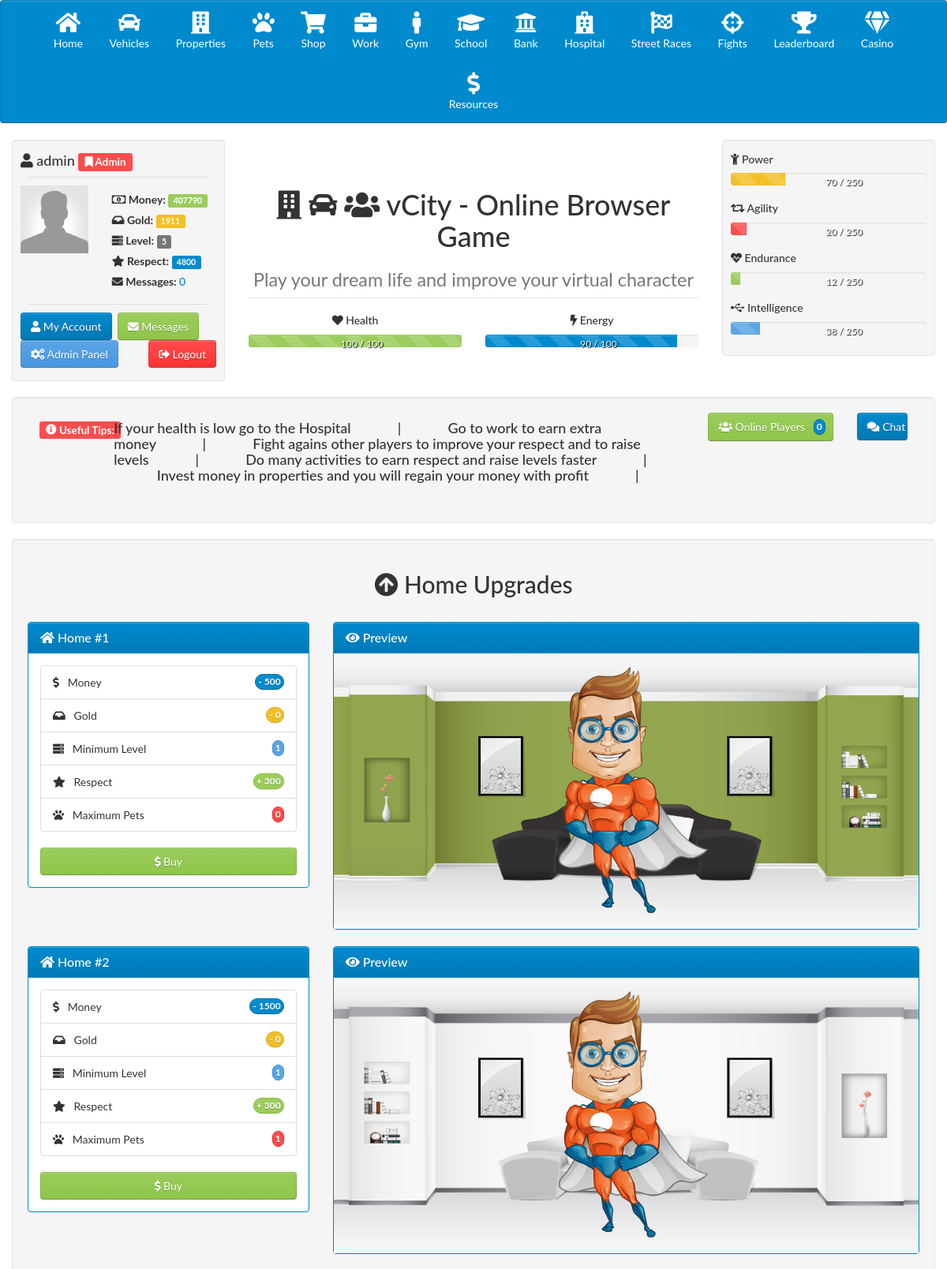
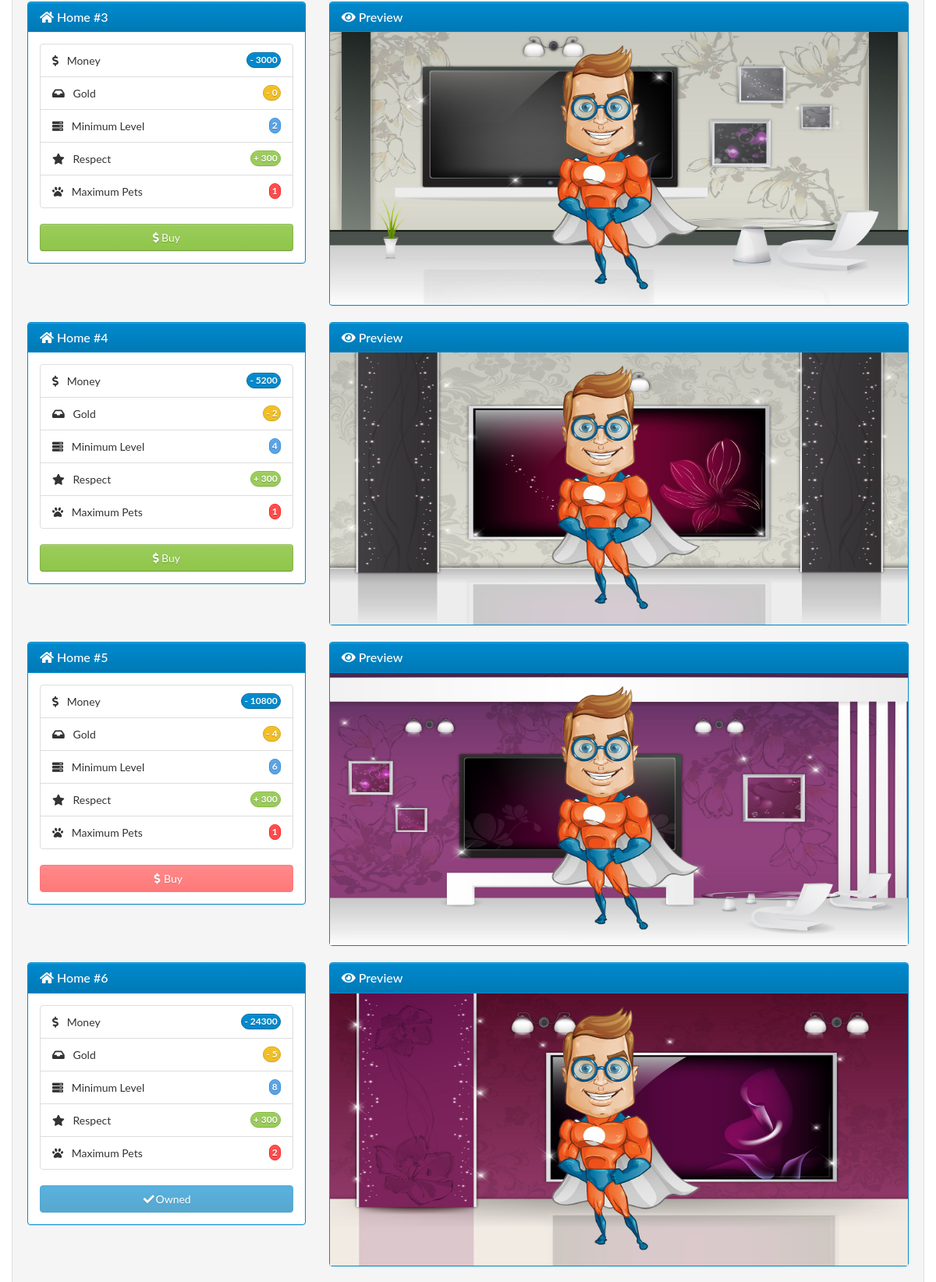
Page /home-upgrades.php (signed in, upper part) on the committed database (2 pictures, top to bottom).
### tables this page shows
CREATE TABLE `players` (
  `id` int(11) NOT NULL,
  `username` varchar(255) NOT NULL,
  `password` varchar(255) NOT NULL,
  `email` varchar(255) NOT NULL,
  `avatar` varchar(255) NOT NULL DEFAULT 'images/icons/default-avatar.jpg',
  `role` varchar(255) NOT NULL DEFAULT 'Player',
  `level` int(11) NOT NULL DEFAULT '1',
  `money` int(11) NOT NULL DEFAULT '1500',
  `gold` int(11) NOT NULL DEFAULT '20',
  `respect` int(11) NOT NULL DEFAULT '0',
  `health` int(11) NOT NULL DEFAULT '100',
  `energy` int(11) NOT NULL DEFAULT '100',
  `power` int(11) NOT NULL DEFAULT '0',
  `agility` int(11) NOT NULL DEFAULT '0',
  `endurance` int(11) NOT NULL DEFAULT '0',
  `intelligence` int(11) NOT NULL DEFAULT '0',
  `character_id` int(11) NOT NULL DEFAULT '0',
  `home_id` int(11) NOT NULL DEFAULT '1',
  `garage_id` int(11) NOT NULL DEFAULT '0',
  `hangar_id` int(11) NOT NULL DEFAULT '0',
  `quay_id` int(11) NOT NULL DEFAULT '0',
  `bank` int(11) NOT NULL DEFAULT '0',
  `spins` int(11) NOT NULL DEFAULT '2',
  `theme` int(11) NOT NULL DEFAULT '1',
  `language` varchar(255) NOT NULL,
  `timeonline` varchar(255) NOT NULL
);

CREATE TABLE `settings` (
  `id` int(11) NOT NULL,
  `title` varchar(255) NOT NULL DEFAULT 'vCity',
  `description` varchar(255) NOT NULL DEFAULT 'vCity - Online Browser Game',
  `keywords` varchar(255) NOT NULL DEFAULT 'online, browser, game, virtual, city, online game, browser game, players, vehicles, upgrades, items, characters',
  `startmoney` int(11) NOT NULL DEFAULT '1500',
  `startgold` int(11) NOT NULL DEFAULT '20',
  `paypal_email` varchar(255) NOT NULL,
  `about` text NOT NULL
);

CREATE TABLE `tips` (
  `id` int(11) NOT NULL,
  `tip` varchar(255) NOT NULL
);

CREATE TABLE `homes` (
  `id` int(11) NOT NULL,
  `image` varchar(255) NOT NULL DEFAULT 'images/backgrounds/homes/.jpg',
  `money` int(11) NOT NULL,
  `gold` int(11) NOT NULL DEFAULT '0',
  `min_level` int(11) NOT NULL DEFAULT '1',
  `respect` int(11) NOT NULL DEFAULT '300',
  `vip` varchar(3) NOT NULL DEFAULT 'No',
  `max_pets` int(11) NOT NULL DEFAULT '1'
);

CREATE TABLE `characters` (
  `id` int(11) NOT NULL,
  `name` varchar(255) NOT NULL,
  `image` varchar(255) NOT NULL DEFAULT 'assets/img/characters/female/',
  `category_id` int(11) NOT NULL DEFAULT '2',
  `power` varchar(3) NOT NULL DEFAULT '0',
  `agility` varchar(3) NOT NULL DEFAULT '0',
  `endurance` varchar(3) NOT NULL DEFAULT '0',
  `intelligence` varchar(3) NOT NULL DEFAULT '0'
);

### home-upgrades.php (the view, shortened to what the rows shown need)
<?php
require "core.php";
head();
$uname     = $_SESSION['username'];
$suser     = mysqli_query($connect, "SELECT * FROM `players` WHERE username='$uname' LIMIT 1");
$rowu      = mysqli_fetch_assoc($suser);
?>
<div class="col-md-12 well">
    <center><h2><i class="fa fa-arrow-circle-up"></i> <?php
echo lang_key("home-upgrades");
?></h2></center><br />
<?php
$character_id = $rowu['character_id'];
$queryc       = mysqli_query($connect, "SELECT * FROM `characters` WHERE id='$character_id' LIMIT 1");
$rowc         = mysqli_fetch_assoc($queryc);
$queryhu = mysqli_query($connect, "SELECT * FROM homes ORDER BY money ASC");
while ($rowhu = mysqli_fetch_assoc($queryhu)) {
?>
    <div class="row">
        <div class="col-md-4">
		    <div class="panel panel-primary">
                <div class="panel-heading">
                    <h3 class="panel-title"><i class="fa fa-home"></i> <?php
    echo lang_key("home1");
?> #<?php
    echo $rowhu['id'];
?> <?php
?></h3>
                </div>
                <div class="panel-body">
                    <ul class="list-group">
                        <li class="list-group-item">
                            <span class="badge badge-primary">- <?php
    echo $rowhu['money'];
?></span>
                            <i class="fa fa-dollar-sign"></i>&nbsp;&nbsp; <?php
    echo lang_key("money");
?>
                        </li>
                        <li class="list-group-item">
                            <span class="badge badge-warning">- <?php
    echo $rowhu['gold'];
?></span>
                            <i class="fa fa-inbox"></i>&nbsp;&nbsp; <?php
    echo lang_key("gold");
?>
                        </li>
                        <li class="list-group-item">
                            <span class="badge badge-info"><?php
    echo $rowhu['min_level'];
?></span>
                            <i class="fa fa-server"></i>&nbsp;&nbsp; <?php
    echo lang_key("min-level");
?>
                        </li>
						<li class="list-group-item">
                            <span class="badge badge-success">+ <?php
    echo $rowhu['respect'];
?></span>
                            <i class="fa fa-star"></i>&nbsp;&nbsp; <?php
    echo lang_key("respect");
?>
                        </li>
						<li class="list-group-item">
                            <span class="badge badge-danger"><?php
    echo $rowhu['max_pets'];
?></span>
                            <i class="fa fa-paw"></i>&nbsp;&nbsp; <?php
    echo lang_key("max-pets");
?>
                        </li>
                    </ul>
<?php
    if ($rowu['home_id'] == $rowhu['id']) {
        echo '<button class="btn btn-primary btn-md btn-block" disabled><em class="fa fa-fw fa-check"></em>' . lang_key("owned") . '</button>';
    } else if ($rowu['money'] < $rowhu['money'] || $rowu['gold'] < $rowhu['gold'] || $rowu['level'] < $rowhu['min_level'] || $rowhu['vip'] == 'Yes' && $rowu['role'] != 'VIP') {
        echo '<button class="btn btn-danger btn-md btn-block" disabled><em class="fa fa-fw fa-dollar-sign"></em>' . lang_key("buy") . '</button>';
    } else {
        echo '<a href="?buyhome-id=' . $rowhu['id'] . '" class="btn btn-success btn-md btn-block"><i class="fa fa-dollar-sign"></i> ' . lang_key("buy") . '</a>';
    }
?>
                </div>
            </div>
		</div>
		<div class="col-md-8">
		    <div class="panel panel-primary">
                <div class="panel-heading">
                    <h3 class="panel-title"><i class="fa fa-eye"></i> <?php
    echo lang_key("preview");
?></h3>
                </div>
<div class="panel-body" style="background-image: url(<?php
    echo $rowhu['image'];
?>);  background-size: 100% 100%; background-repeat: no-repeat; height: auto;">
                <center><img src="<?php
    echo $rowc['image'];
?>" width="32%"></center>
                </div>
            </div>
		</div>
    </div>
<?php
}
?>
</div>
<?php
footer();
?>

### core.php (shortened to what the rows shown need)
<?php
function lang_key($key)
{
    global $arrLang;
    $output = "";
    if (isset($arrLang[$key])) {
        $output = $arrLang[$key];
    } else {
        $output = str_replace("_", " ", $key);
    }
    return $output;
}
function percent($num_amount, $num_total)
{
    @$count1 = $num_amount / $num_total;
    $count2 = $count1 * 100;
    $count  = number_format($count2, 0);
    return $count;
}
function head()
{
    require "config.php";
    $query = mysqli_query($connect, "SELECT * FROM `settings` WHERE id='1' LIMIT 1");
    $row   = mysqli_fetch_assoc($query);
    $uname     = $_SESSION['username'];
    $suser     = mysqli_query($connect, "SELECT * FROM `players` WHERE username='$uname'");
    $rowu      = mysqli_fetch_assoc($suser);
?>
<!DOCTYPE html>
<html lang="en">
<head>
    <link href="https://maxcdn.bootstrapcdn.com/bootstrap/3.3.7/css/bootstrap.min.css" rel="stylesheet">
<?php
    $themeid = $rowu['theme'];
    $querytg = mysqli_query($connect, "SELECT * FROM `themes` WHERE id='$themeid'");
    $rowtg   = mysqli_fetch_assoc($querytg);
?>
    <link href="<?php
    echo $rowtg['csspath'];
?>" rel="stylesheet">
    <link href="assets/css/game.css" rel="stylesheet">
    <link href="https://use.fontawesome.com/releases/v5.0.6/css/all.css" rel="stylesheet">
    <link href="assets/css/sidebar.css" rel="stylesheet">
</head>
<body>
    <div class="container-fluid">
        <div class="row">
            <div class="col-md-3 user-stats">
                <div class="well">
                    <h4><i class="fa fa-user"></i> <?php
    echo $rowu['username'];
?>
<?php
    if ($rowu['role'] == "Admin") {
        echo '<span class="label label-danger"><i class="fa fa-bookmark"></i> ' . $rowu['role'] . '</span> ';
    }
?>
                    </h4>
                    <hr />
                    <div class="row">
                        <div class="col-md-5">
                            <center><img src="<?php
    echo $rowu['avatar'];
?>" width="100%" /></center>
                        </div>
                        <div class="col-md-7" id="playerstats">
                            <div id="stats">
<h5><strong><i class="far fa-money-bill-alt"></i> <?php
    echo lang_key("money");
?>: </strong><span class="label label-success"><?php
    echo $rowu['money'];
?></span></h5>
                            <h5><strong><i class="fa fa-inbox"></i> <?php
    echo lang_key("gold");
?>: </strong><span class="label label-warning"><?php
    echo $rowu['gold'];
?></span></h5>
                            <h5><strong><i class="fa fa-server"></i> <?php
    echo lang_key("level");
?>: </strong><span class="label label-default"><?php
    echo $rowu['level'];
?></span></h5>
                            <h5><strong><i class="fa fa-star"></i> <?php
    echo lang_key("respect");
?>: </strong><span class="label label-primary"><?php
    echo $rowu['respect'];
?></span></h5>
</div>
                        </div>
                    </div>
                    <hr />
                    <h5>
                    <a href="settings.php" class="btn btn-primary pull-left"><i class="fa fa-user"></i> </a>&nbsp;
                    <a href="messages.php" class="btn btn-success"><i class="fa fa-envelope"></i> </a>
<?php
    if ($rowu['role'] == 'Admin') {
?>
                    <a href="admin" class="btn btn-info"><i class="fa fa-cogs"></i> </a>
<?php
    }
?>
                    <a href="logout.php" class="btn btn-danger pull-right"><i class="fa fa-sign-out-alt"></i> </a>
                </h5>
                </div>
            </div>
            <div class="col-md-6 text-center page-header">
                <h1 class="game-name">
                <i class="fa fa-building"></i> <i class="fa fa-car"></i> <i class="fa fa-users"></i> <?php
    echo $row['title'];
?>
                <small><br /><?php
    echo $row['description'];
?></small>
                </h1>
                <hr />
                <div class="row" id="playerstats2">
                    <div id="stats2">
                    <div class="col-md-6">
                        <div class="progress progress-striped active">
                            <div class="progress-bar progress-bar-success" style="width: <?php
    echo $rowu['health'];
?>%;">
                                <span><?php
    echo $rowu['health'];
?> / 100</span>
                            </div>
                        </div>
                    </div>
                    <div class="col-md-6">
                        <div class="progress progress-striped active">
                            <div class="progress-bar" style="width: <?php
    echo $rowu['energy'];
?>%;">
                                <span><?php
    echo $rowu['energy'];
?> / 100</span>
                            </div>
                        </div>
                    </div>
</div>
                </div>
            </div>
            <div class="col-md-3 user-stats">
                <div class="well" id="playerskills">
                    <div id="skills">
                <div class="progress progress-striped">
                    <div class="progress-bar progress-bar-warning" style="width: <?php
    echo percent($rowu['power'], 250);
?>%;">
                        <span><?php
    echo $rowu['power'];
?> / 250</span>
                    </div>
                </div>
                <div class="progress progress-striped">
                    <div class="progress-bar progress-bar-danger" style="width: <?php
    echo percent($rowu['agility'], 250);
?>%;">
                        <span><?php
    echo $rowu['agility'];
?> / 250</span>
                    </div>
                </div>
                <div class="progress progress-striped">
                    <div class="progress-bar progress-bar-success" style="width: <?php
    echo percent($rowu['endurance'], 250);
?>%;">
                        <span><?php
    echo $rowu['endurance'];
?> / 250</span>
                    </div>
                </div>
                <div class="progress progress-striped">
                    <div class="progress-bar progress-bar-info" style="width: <?php
    echo percent($rowu['intelligence'], 250);
?>%;">
                        <span><?php
    echo $rowu['intelligence'];
?> / 250</span>
                    </div>
                </div>
</div>
                </div>
            </div>
        </div>
    <div class="container-fluid">
        <div class="row well">
            <div class="col-md-8">
                <marquee behavior="scroll" direction="left" scrollamount="12">
                    <h4>
<?php
    $querygt = mysqli_query($connect, "SELECT * FROM `tips` ORDER BY rand()");
    while ($rowgt = mysqli_fetch_assoc($querygt)) {
        echo $rowgt['tip'];
        echo '&nbsp;&nbsp;&nbsp;&nbsp;&nbsp;&nbsp;&nbsp;&nbsp;&nbsp;&nbsp;&nbsp;&nbsp; | &nbsp;&nbsp;&nbsp;&nbsp;&nbsp;&nbsp;&nbsp;&nbsp;&nbsp;&nbsp;&nbsp;&nbsp;';
    }
?>
                    </h4>
                </marquee>
            </div>
        </div>
    </div>
<?php
}
function footer()
{
?>
    </div>
</body>
</html>
<?php
}
?>

### rows in the picture
players: username "admin", role "Admin", avatar (placeholder picture), money "407790", gold "1911", level "5", respect "4800", health "100", energy "90", power "70", agility "20", endurance "12", intelligence "38"
settings: title "vCity - Online Browser Game", description "Play your dream life and improve your virtual character"
tips: tip "If your health is low go to the Hospital"
tips: tip "Go to work to earn extra money"
tips: tip "Fight agains other players to improve your respect and to raise levels"
tips: tip "Do many activities to earn respect and raise levels faster"
tips: tip "Invest money in properties and you will regain your money with profit"
homes: id "1", money "500", gold "0", min_level "1", respect "300", max_pets "0", image (picture), characters.image (picture)
homes: id "2", money "1500", gold "0", min_level "1", respect "300", max_pets "1", image (picture), characters.image (picture)
homes: id "3", money "3000", gold "0", min_level "2", respect "300", max_pets "1", image (picture), characters.image (picture)
homes: id "4", money "5200", gold "2", min_level "4", respect "300", max_pets "1", image (picture), characters.image (picture)
homes: id "5", money "10800", gold "4", min_level "6", respect "300", max_pets "1", image (picture), characters.image (picture)
homes: id "6", money "24300", gold "5", min_level "8", respect "300", max_pets "2", image (picture), characters.image (picture)

### other values in the picture
lang_key("home") "Home"
lang_key("vehicles") "Vehicles"
lang_key("properties") "Properties"
lang_key("pets") "Pets"
lang_key("shop") "Shop"
lang_key("work") "Work"
lang_key("gym") "Gym"
lang_key("school") "School"
lang_key("bank") "Bank"
lang_key("hospital") "Hospital"
lang_key("street-races") "Street Races"
lang_key("fights") "Fights"
lang_key("leaderboard") "Leaderboard"
lang_key("casino") "Casino"
lang_key("resources") "Resources"
